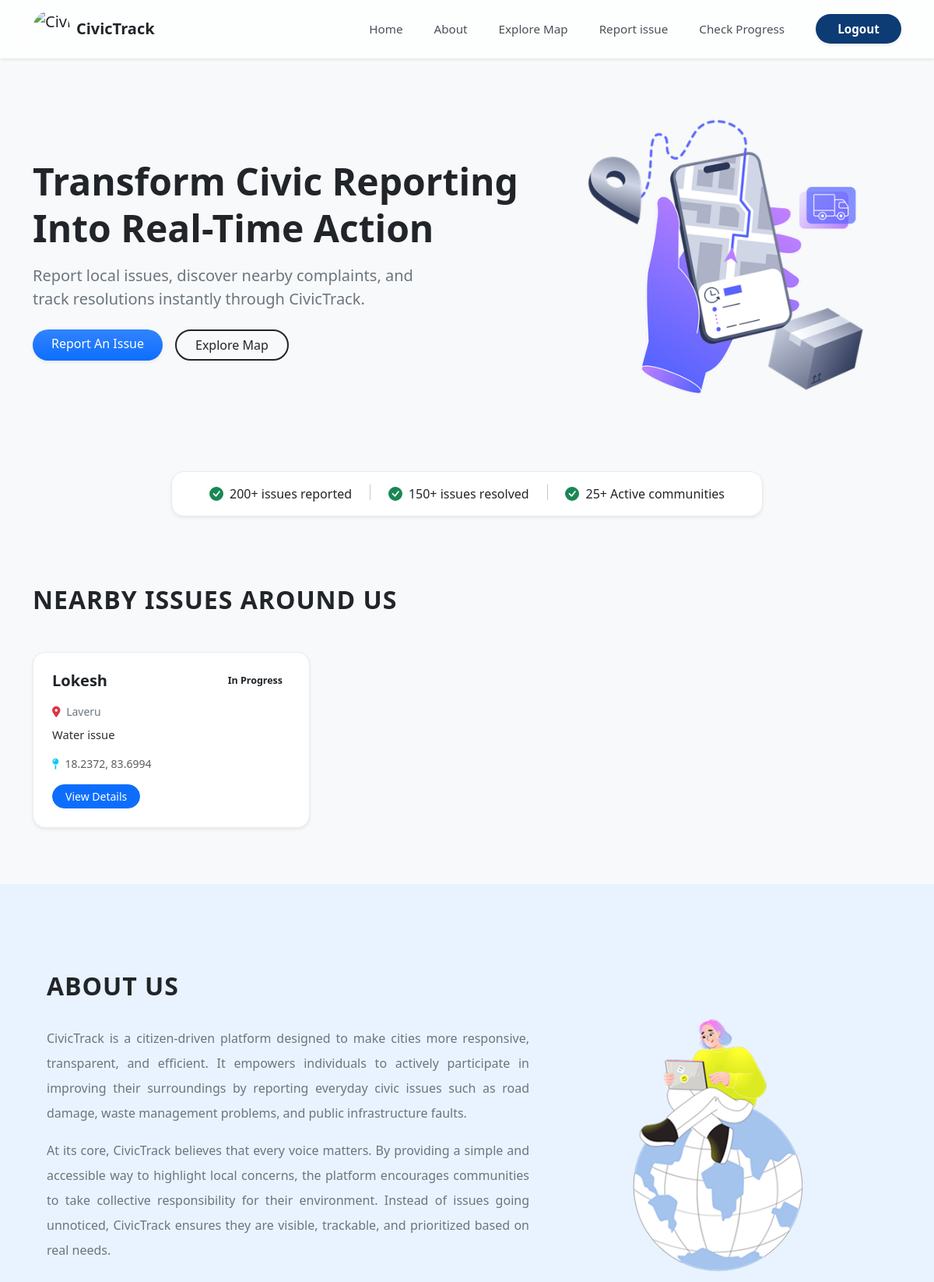
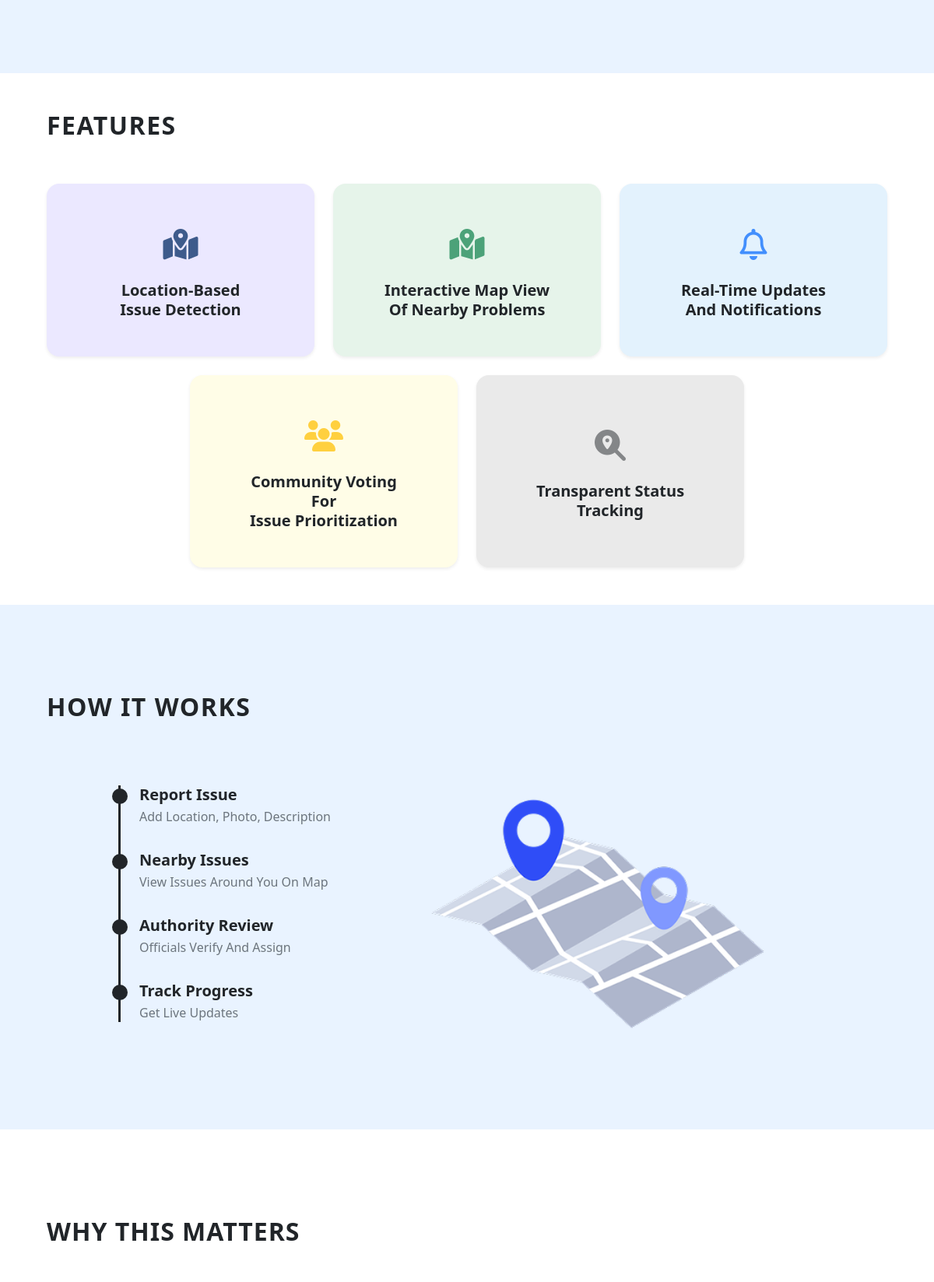
The app's page / (signed in, upper part) with its own data (2 pictures, top to bottom).
### issues/models.py (models this page shows, shortened)
class CivicIssue(models.Model):
    name = models.CharField(max_length=150)
    origin_location = models.CharField(max_length=255)
    issue_details = models.TextField()
    uploaded_image = models.ImageField(upload_to='civic_issues_gallery/', blank=False, null=False)
    created_at = models.DateTimeField(auto_now_add=True)
    status = models.CharField(max_length=20, default='Open')
    user = models.ForeignKey(User, on_delete=models.CASCADE, null=True, blank=True)
    latitude = models.FloatField(null=True, blank=True)
    longitude = models.FloatField(null=True, blank=True)
    votes = models.ManyToManyField(User, related_name='voted_issues', blank=True)
    DEPARTMENT_CHOICES = [
        ('Water', 'Water Supply & Sewage'),
        ('Roads', 'Roads & Traffic'),
        ('Sanitation', 'Sanitation & Waste'),
        ('Electricity', 'Electricity & Lighting'),
        ('Health', 'Public Health & Safety'),
        ('Other', 'Other/General'),
    ]
    assigned_department = models.CharField(
        max_length=50,
        choices=DEPARTMENT_CHOICES,
        default='Other',
        blank=True,
        null=True
    )

### issues/views.py (the view)
# urls.py: 2. Add a URL to urlpatterns:  path('', views.home, name='home')
@login_required
def home(request):
    civic_details = CivicIssue.objects.all()
    return render(request, 'home.html', {
        'civic_details': civic_details,
        'is_admin': request.user.is_superuser,
        'is_authority': request.user.is_staff,
    })

### templates/home.html (shortened to what this page needs)
<!DOCTYPE html>
<html lang="en">
<head>
    <link href="https://cdn.jsdelivr.net/npm/bootstrap@5.3.8/dist/css/bootstrap.min.css" rel="stylesheet"
>
</head>
<body data-bs-spy="scroll" data-bs-target="#mainNavbar" class="bg-light" style="padding-top: 85px;">
    {% include 'navbar.html' %}
    <div class="container" id="Home">
        <div class="row align-items-center py-5 gy-4">
            <div class="col-12 col-lg-7 text-center text-lg-start">
                <h1 class="display-5 fw-bold text-dark mb-3 lh-sm">Transform Civic Reporting Into Real-Time Action</h1>
                <p class="fs-5 text-secondary mb-4 col-xl-10 px-0">Report local issues, discover nearby complaints, and
                    track resolutions instantly through CivicTrack.</p>
                <div class="d-flex flex-column flex-sm-row justify-content-center justify-content-lg-start gap-3">
                    <a href="{% url 'civic_details' %}" class="btn btn-primary bg-gradient border-0 rounded-5 px-4 py-2.5 fw-medium shadow-sm" type="button">Report An Issue</a>
                    <a href="{% url 'map' %}" class="btn btn-outline-dark border-2 rounded-5 px-4 py-2.5 fw-medium">Explore Map</a>
                </div>
            </div>
            <div class="col-12 col-lg-5 text-center">
                <img src="/static/images/tracking.png" alt="Tracking illustration" class="img-fluid"
                    style="max-height: 400px; object-fit: contain;">
            </div>
        </div>
    </div>
    <div class="container my-4">
        <div class="row justify-content-center">
            <div class="col-12 col-md-10 col-lg-8 bg-white border border-light-subtle shadow-sm rounded-4 px-5 py-3">
                <div
                    class="d-flex flex-column flex-md-row justify-content-between align-items-center gap-3 text-center">
                    <p class="mb-0 text-nowrap fw-medium text-dark d-flex align-items-center justify-content-center">
                        <svg class="text-success me-2" width="18" height="18" fill="currentColor" viewBox="0 0 16 16">
                            <path
                                d="M16 8A8 8 0 1 1 0 8a8 8 0 0 1 16 0m-3.97-3.03a.75.75 0 0 0-1.08.022L7.477 9.417 5.384 7.323a.75.75 0 0 0-1.06 1.06L6.97 11.03a.75.75 0 0 0 1.079-.02l3.992-4.99a.75.75 0 0 0-.01-1.05z" />
                        </svg>
                        200+ issues reported
                    </p>
                    <p class="mb-0 text-nowrap fw-medium text-dark d-flex align-items-center justify-content-center">
                        <svg class="text-success me-2" width="18" height="18" fill="currentColor" viewBox="0 0 16 16">
                            <path
                                d="M16 8A8 8 0 1 1 0 8a8 8 0 0 1 16 0m-3.97-3.03a.75.75 0 0 0-1.08.022L7.477 9.417 5.384 7.323a.75.75 0 0 0-1.06 1.06L6.97 11.03a.75.75 0 0 0 1.079-.02l3.992-4.99a.75.75 0 0 0-.01-1.05z" />
                        </svg>
                        150+ issues resolved
                    </p>
                    <p class="mb-0 text-nowrap fw-medium text-dark d-flex align-items-center justify-content-center">
                        <svg class="text-success me-2" width="18" height="18" fill="currentColor" viewBox="0 0 16 16">
                            <path
                                d="M16 8A8 8 0 1 1 0 8a8 8 0 0 1 16 0m-3.97-3.03a.75.75 0 0 0-1.08.022L7.477 9.417 5.384 7.323a.75.75 0 0 0-1.06 1.06L6.97 11.03a.75.75 0 0 0 1.079-.02l3.992-4.99a.75.75 0 0 0-.01-1.05z" />
                        </svg>
                        25+ Active communities
                    </p>
                </div>
            </div>
        </div>
    </div>
    {% if user.is_authenticated %}
    <div class="container py-5" id="NearbyIssues">
        <h2 class="fw-bold text-dark text-uppercase tracking-wide mb-5 mt-3" style="letter-spacing: 1px;">Nearby Issues
            Around Us</h2>
        <div class="row justify-content-start">
            {% for issue in civic_details|slice:":6" %}
            <div class="col-12 col-md-6 col-lg-4 mb-4">
                <div class="p-4 rounded-4 shadow-sm border border-light-subtle bg-white text-dark h-100 hover-card d-flex flex-column justify-content-between">
                    <div>
                        <div class="d-flex justify-content-between align-items-start mb-3 gap-2">
                            <h3 class="fw-bold mb-0 fs-5 text-truncate" style="max-width: 70%;" title="{{ issue.name }}">
                                <a href="{% url 'issue_detail' issue.id %}" class="text-decoration-none text-dark hover-primary">{{ issue.name }}</a>
                            </h3>
                            <span class="status-badge-inline status-{{ issue.status|cut:' ' }}">{{ issue.status }}</span>
                        </div>
                        <p class="mb-2 text-secondary small fw-medium">
                            <i class="fa-solid fa-location-dot text-danger me-1"></i> {{ issue.origin_location }}
                        </p>
                        <p class="mb-3 text-secondary-emphasis" style="font-size: 0.92rem; display: -webkit-box; -webkit-line-clamp: 2; -webkit-box-orient: vertical; overflow: hidden;">
                            {{ issue.issue_details }}
                        </p>
                    </div>
                    <div>
                        {% if issue.latitude and issue.longitude %}
                        <p class="mb-3 text-muted small"><i class="fa-solid fa-map-pin me-1 text-info"></i> {{ issue.latitude|floatformat:4 }}, {{ issue.longitude|floatformat:4 }}</p>
                        {% endif %}
                        <div class="d-flex gap-2 align-items-center flex-wrap">
                            <a href="{% url 'issue_detail' issue.id %}" class="btn btn-sm btn-primary rounded-pill px-3">View Details</a>
                        </div>
                    </div>
                </div>
            </div>
            {% empty %}
            <div class="col-12">
                <p class="text-muted">No nearby issues found at the moment.</p>
            </div>
            {% endfor %}
        </div>
    </div>
    {% endif %}
    <div class="container-fluid p-5" style="background-color: #E9F3FF;" id="About">
        <div class="container py-5">
            <h2 class="fw-bold text-dark text-uppercase tracking-wide mt-3" style="letter-spacing: 1px;">About Us</h2>
            <div class="row align-items-center gy-4">
                <div class="col-12 col-lg-7 text-secondary fs-6 lh-lg"
                    style="text-align: justify; text-justify: inter-word;">
                    <p>CivicTrack is a citizen-driven platform designed to make cities more responsive, transparent, and
                        efficient. It empowers individuals to actively participate in improving their surroundings by
                        reporting everyday civic issues such as road damage, waste management problems, and public
                        infrastructure faults.</p>
                    <p class="mb-0">At its core, CivicTrack believes that every voice matters. By providing a simple and
                        accessible way to highlight local concerns, the platform encourages communities to take
                        collective responsibility for their environment. Instead of issues going unnoticed, CivicTrack
                        ensures they are visible, trackable, and prioritized based on real needs.</p>
                </div>
                <div class="col-12 col-lg-5 text-center">
                    <img src="/static/images/Earth model.png" alt="Earth model" class="img-fluid"
                        style="max-height: 350px; object-fit: contain;">
                </div>
            </div>
        </div>
    </div>
    <div class="container-fluid p-5 bg-white" id="Features">
        <div class="container">
            <div class="row mb-5">
                <div class="col-12 text-center text-md-start">
                    <h2 class="text-uppercase fw-bold text-dark tracking-wide" style="letter-spacing: 1.5px;">
                        Features</h2>
                </div>
            </div>
            <div class="row g-4 justify-content-center mb-md-4">
                <div class="col-12 col-md-6 col-lg-4">
                    <div class="p-5 border-0 rounded-4 text-center h-100 d-flex flex-column align-items-center justify-content-center shadow-sm"
                        style="background-color: #EBE8FF; min-height: 220px;">
                        <div class="fs-1 mb-3 text-primary-emphasis opacity-75">
                            <i class="fa-solid fa-map-location-dot"></i>
                        </div>
                        <h5 class="fw-semibold text-dark px-3 lh-sm mb-0">Location-Based<br>Issue Detection</h5>
                    </div>
                </div>
                <div class="col-12 col-md-6 col-lg-4">
                    <div class="p-5 border-0 rounded-4 text-center h-100 d-flex flex-column align-items-center justify-content-center shadow-sm"
                        style="background-color: #E6F4EA; min-height: 220px;">
                        <div class="fs-1 mb-3 text-success opacity-75">
                            <i class="fa-solid fa-map-marked-alt"></i>
                        </div>
                        <h5 class="fw-semibold text-dark px-3 lh-sm mb-0">Interactive Map View<br>Of Nearby Problems</h5>
                    </div>
                </div>
                <div class="col-12 col-md-6 col-lg-4">
                    <div class="p-5 border-0 rounded-4 text-center h-100 d-flex flex-column align-items-center justify-content-center shadow-sm"
                        style="background-color: #E3F2FD; min-height: 220px;">
                        <div class="fs-1 mb-3 text-primary opacity-75">
                            <i class="fa-regular fa-bell"></i>
                        </div>
                        <h5 class="fw-semibold text-dark px-3 lh-sm mb-0">Real-Time Updates<br>And Notifications</h5>
                    </div>
                </div>
            </div>
            <div class="row gy-4 justify-content-center">
                <div class="col-12 col-md-6 col-lg-4">
                    <div class="p-5 border-0 rounded-4 text-center h-100 d-flex flex-column align-items-center justify-content-center shadow-sm"
                        style="background-color: #FFFDE7; min-height: 220px;">
                        <div class="fs-1 mb-3 text-warning opacity-75">
                            <i class="fa-solid fa-users"></i>
                        </div>
                        <h5 class="fw-semibold text-dark px-3 lh-sm mb-0">Community Voting For<br>Issue Prioritization</h5>
                    </div>
                </div>
                <div class="col-12 col-md-6 col-lg-4">
                    <div class="p-5 border-0 rounded-4 text-center h-100 d-flex flex-column align-items-center justify-content-center shadow-sm"
                        style="background-color: #EAEAEA; min-height: 220px;">
                        <div class="fs-1 mb-3 text-dark opacity-50">
                            <i class="fa-solid fa-magnifying-glass-location"></i>
                        </div>
                        <h5 class="fw-semibold text-dark px-3 lh-sm mb-0">Transparent Status<br>Tracking</h5>
                    </div>
                </div>
            </div>
        </div>
    </div>
    <div class="container-fluid p-5" style="background-color: #E9F3FF;" id="HowITWorks">
        <div class="container py-5 ">
            <h2 class="fw-bold text-dark text-uppercase tracking-wide mb-5 mt-3" style="letter-spacing: 1.5px;">How It
                Works</h2>
            <div class="row align-items-center gy-5 justify-content-start px-5">
                <div class="col-12 col-lg-6 col-xl-5 ps-4 ps-md-5">
                    <div class="position-relative border-start border-3 border-dark ps-4 ms-2">
                        <div class="position-relative mb-4 pb-2">
                            <div class="position-absolute bg-dark rounded-circle"
                                style="width: 20px; height: 20px; left: -35px; top: 4px;"></div>
                            <h4 class="fw-bold text-dark mb-1 fs-5">Report Issue</h4>
                            <p class="text-secondary mb-0 fs-6">Add Location, Photo, Description</p>
                        </div>
                        <div class="position-relative mb-4 pb-2">
                            <div class="position-absolute bg-dark rounded-circle"
                                style="width: 20px; height: 20px; left: -35px; top: 4px;"></div>
                            <h4 class="fw-bold text-dark mb-1 fs-5">Nearby Issues</h4>
                            <p class="text-secondary mb-0 fs-6">View Issues Around You On Map</p>
                        </div>
                        <div class="position-relative mb-4 pb-2">
                            <div class="position-absolute bg-dark rounded-circle"
                                style="width: 20px; height: 20px; left: -35px; top: 4px;"></div>
                            <h4 class="fw-bold text-dark mb-1 fs-5">Authority Review</h4>
                            <p class="text-secondary mb-0 fs-6">Officials Verify And Assign</p>
                        </div>
                        <div class="position-relative mb-2">
                            <div class="position-absolute bg-dark rounded-circle"
                                style="width: 20px; height: 20px; left: -35px; top: 4px;"></div>
                            <h4 class="fw-bold text-dark mb-1 fs-5">Track Progress</h4>
                            <p class="text-secondary mb-0 fs-6">Get Live Updates</p>
                        </div>
                    </div>
                </div>
                <div class="col-12 col-lg-6 col-xl-6 text-start text-lg-center">
                    <img src="/static/images/GPS.png" alt="Map Illustration" class="img-fluid"
                        style="max-height: 380px; object-fit: contain;">
                </div>
            </div>
        </div>
    </div>
    <div class="container-fluid p-5 bg-white" id="WhyThisMatters">
        <div class="container py-5">
            <h2 class="fw-bold text-dark text-uppercase tracking-wide mb-5 mt-3" style="letter-spacing: 1px;">Why This
                Matters</h2>
            <div class="row align-items-center justify-content-center gy-4 gap-lg-5 pt-0">
            </div>
        </div>
    </div>
</body>
</html>

### templates/home.html (style rules this page uses)
.hover-card { transition: transform 0.3s cubic-bezier(0.16, 1, 0.3, 1), box-shadow 0.3s ease; }
.status-badge-inline { font-size: 0.78rem; font-weight: 600; padding: 3px 10px; border-radius: 50px; white-space: nowrap; }

### templates/navbar.html (style rules this page uses)
html { scroll-behavior: smooth; scroll-padding-top: 85px; }
* { font-family: 'Segoe UI', Tahoma, Geneva, Verdana, sans-serif; }

### records on screen
CivicIssue: name "Lokesh", status "In Progress", origin_location "Laveru", issue_details "Water issue", latitude "18.2372", longitude "83.6994"
